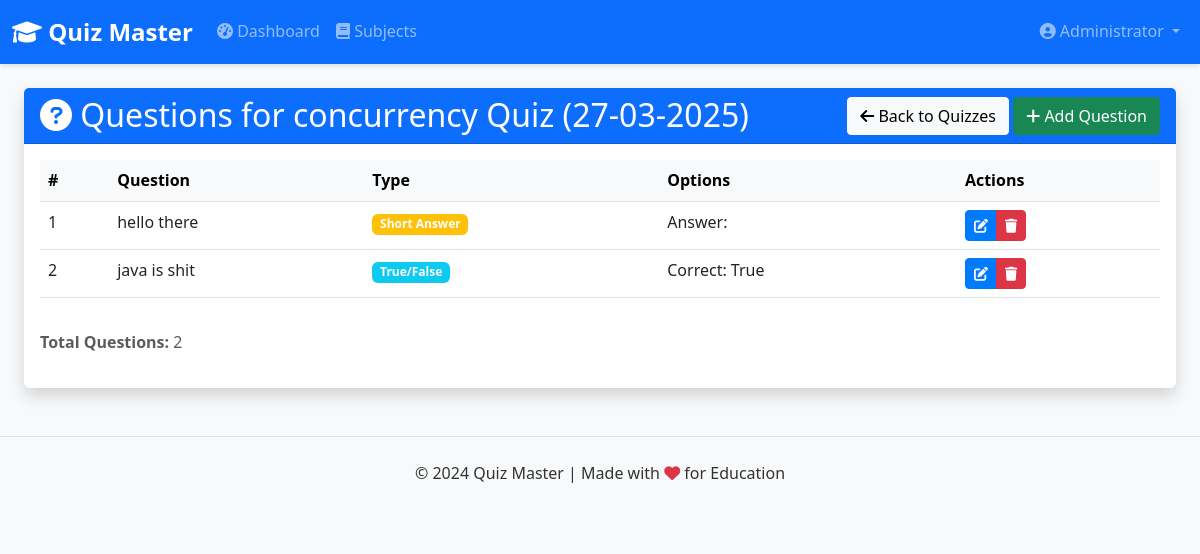
The app's page /admin/quizzes/1/questions (signed in) with its own data.
### models/user.py (models this page shows, shortened)
class User(db.Model, UserMixin):
    __tablename__ = 'users'
    id = db.Column(db.Integer, primary_key=True)
    username = db.Column(db.String(100), unique=True, nullable=False)
    password = db.Column(db.String(200), nullable=False)
    full_name = db.Column(db.String(100), nullable=False)
    qualification = db.Column(db.String(100))
    dob = db.Column(db.Date)
    role = db.Column(db.String(10), default='user')
    scores = db.relationship('Score', backref='user', lazy=True)
    def is_admin(self):
        return self.role == 'admin'

### models/chapter.py (models this page shows, shortened)
class Chapter(db.Model):
    __tablename__ = 'chapters'
    id = db.Column(db.Integer, primary_key=True)
    name = db.Column(db.String(100), nullable=False)
    description = db.Column(db.Text)
    subject_id = db.Column(db.Integer, db.ForeignKey('subjects.id'), nullable=False)
    quizzes = db.relationship('Quiz', backref='chapter', lazy=True, cascade='all, delete-orphan')
    __table_args__ = (db.UniqueConstraint('name', 'subject_id', name='unique_chapter_per_subject'),)

### models/quiz.py (models this page shows, shortened)
class Quiz(db.Model):
    __tablename__ = 'quizzes'
    id = db.Column(db.Integer, primary_key=True)
    chapter_id = db.Column(db.Integer, db.ForeignKey('chapters.id'), nullable=False)
    date_of_quiz = db.Column(db.Date, nullable=False, default=datetime.utcnow)
    time_duration = db.Column(db.String(50), nullable=False)
    remarks = db.Column(db.Text)
    questions = db.relationship('Question', backref='quiz', lazy=True, cascade='all, delete-orphan')
    scores = db.relationship('Score', backref='quiz', lazy=True, cascade='all, delete-orphan')

### models/question.py (models this page shows, shortened)
class Question(db.Model):
    __tablename__ = 'questions'
    id = db.Column(db.Integer, primary_key=True)
    quiz_id = db.Column(db.Integer, db.ForeignKey('quizzes.id'), nullable=False)
    question_statement = db.Column(db.Text, nullable=False)
    option1 = db.Column(db.String(200), nullable=False)
    option2 = db.Column(db.String(200), nullable=False)
    option3 = db.Column(db.String(200), nullable=False)
    option4 = db.Column(db.String(200), nullable=False)
    correct_answer = db.Column(db.Integer, nullable=False)
    __table_args__ = (
        db.CheckConstraint('correct_answer BETWEEN 1 AND 4', name='check_correct_answer'),
    )

### controllers/admin.py (the view)
@admin_bp.route('/quizzes/<int:quiz_id>/questions')
@login_required
@admin_required
def questions(quiz_id):
    quiz = Quiz.query.get_or_404(quiz_id)
    questions = Question.query.filter_by(quiz_id=quiz_id).all()
    return render_template('admin/questions/index.html',
                          quiz=quiz,
                          questions=questions,
                          title=f'Questions - {quiz.chapter.name} Quiz')

### controllers/admin.py (called while the page is built)
def admin_required(f):
    @wraps(f)
    def decorated_function(*args, **kwargs):
        if not current_user.is_authenticated or not current_user.is_admin():
            flash('You need admin privileges to access this page.', 'danger')
            return redirect(url_for('auth.login'))
        return f(*args, **kwargs)
    return decorated_function

### templates/admin/questions/index.html (shortened to what this page needs)
{% extends 'layout.html' %}
{% block content %}
<div class="container">
    <div class="card shadow mb-4">
        <div class="card-header bg-primary text-white d-flex justify-content-between align-items-center">
            <h2 class="m-0 font-weight-bold">
                <i class="fas fa-question-circle"></i> Questions for {{ quiz.chapter.name }} Quiz ({{ quiz.date_of_quiz.strftime('%d-%m-%Y') }})
            </h2>
            <div>
                <a href="{{ url_for('admin.quizzes', chapter_id=quiz.chapter_id) }}" class="btn btn-light mr-2">
                    <i class="fas fa-arrow-left"></i> Back to Quizzes
                </a>
                <a href="{{ url_for('admin.create_question', quiz_id=quiz.id) }}" class="btn btn-success">
                    <i class="fas fa-plus"></i> Add Question
                </a>
            </div>
        </div>
        <div class="card-body">
            {% if questions %}
                <div class="table-responsive">
                    <table class="table table-hover">
                        <thead class="table-light">
                            <tr>
                                <th>#</th>
                                <th>Question</th>
                                <th>Type</th>
                                <th>Options</th>
                                <th>Actions</th>
                            </tr>
                        </thead>
                        <tbody>
                            {% for question in questions %}
                                <tr>
                                    <td>{{ loop.index }}</td>
                                    <td>{{ question.question_statement }}</td>
                                    <td>
                                        {% if question.option1 == "True" and question.option2 == "False" and not question.option3 and not question.option4 %}
                                            <span class="badge bg-info">True/False</span>
                                        {% elif not question.option2 and not question.option3 and not question.option4 %}
                                            <span class="badge bg-warning">Short Answer</span>
                                        {% else %}
                                            <span class="badge bg-primary">Multiple Choice</span>
                                        {% endif %}
                                    </td>
                                    <td>
                                        {% if question.option1 == "True" and question.option2 == "False" and not question.option3 and not question.option4 %}
                                            Correct: {{ "True" if question.correct_answer == 1 else "False" }}
                                        {% elif not question.option2 and not question.option3 and not question.option4 %}
                                            Answer: {{ question.option1 }}
                                        {% endif %}
                                    </td>
                                    <td>
                                        <div class="btn-group" role="group">
                                            <a href="{{ url_for('admin.edit_question', question_id=question.id) }}" class="btn btn-sm btn-primary">
                                                <i class="fas fa-edit"></i>
                                            </a>
                                            <button type="button" class="btn btn-sm btn-danger" data-bs-toggle="modal" data-bs-target="#deleteQuestionModal{{ question.id }}">
                                                <i class="fas fa-trash"></i>
                                            </button>
                                        </div>
                                    </td>
                                </tr>
                            {% endfor %}
                        </tbody>
                    </table>
                </div>
                <div class="mt-3">
                    <p class="text-muted"><strong>Total Questions:</strong> {{ questions|length }}</p>
                </div>
            {% else %}
                <div class="alert alert-info">
                    <i class="fas fa-info-circle"></i> No questions found for this quiz.
                    <a href="{{ url_for('admin.create_question', quiz_id=quiz.id) }}" class="alert-link">Add your first question</a>.
                </div>
            {% endif %}
        </div>
    </div>
</div>
{% endblock %}

### templates/layout.html (shortened to what this page needs)
<!DOCTYPE html>
<html lang="en">
<head>
    <link href="https://cdn.jsdelivr.net/npm/bootstrap@5.3.0-alpha1/dist/css/bootstrap.min.css" rel="stylesheet">
    <link rel="stylesheet" href="https://cdnjs.cloudflare.com/ajax/libs/font-awesome/6.0.0-beta3/css/all.min.css">
    <link rel="stylesheet" href="{{ url_for('static', filename='css/styles.css') }}">
</head>
<body>
    <nav class="navbar navbar-expand-lg navbar-dark bg-primary">
        <div class="container">
            <a class="navbar-brand" href="{{ url_for('index') }}">
                <i class="fas fa-graduation-cap"></i> Quiz Master
            </a>
            <div class="collapse navbar-collapse" id="navbarNav">
                <ul class="navbar-nav me-auto">
                    {% if current_user.is_authenticated %}
                        {% if current_user.is_admin() %}
                            <li class="nav-item">
                                <a class="nav-link" href="{{ url_for('admin.dashboard') }}">
                                    <i class="fas fa-tachometer-alt"></i> Dashboard
                                </a>
                            </li>
                            <li class="nav-item">
                                <a class="nav-link" href="{{ url_for('admin.subjects') }}">
                                    <i class="fas fa-book"></i> Subjects
                                </a>
                            </li>
                        {% endif %}
                    {% endif %}
                </ul>
                <ul class="navbar-nav">
                    {% if current_user.is_authenticated %}
                        <li class="nav-item dropdown">
                            <a class="nav-link dropdown-toggle" href="#" id="navbarDropdown" role="button" data-bs-toggle="dropdown">
                                <i class="fas fa-user-circle"></i> {{ current_user.full_name }}
                            </a>
                        </li>
                    {% endif %}
                </ul>
            </div>
        </div>
    </nav>
    <div class="container mt-4">
        {% block content %}{% endblock %}
    </div>
    <footer class="bg-light py-4 mt-5">
        <div class="container text-center">
            <p>&copy; 2024 Quiz Master | Made with <i class="fas fa-heart text-danger"></i> for Education</p>
        </div>
    </footer>
</body>
</html>

### static/css/styles.css (style rules this page uses)
body { font-family: 'Segoe UI', Tahoma, Geneva, Verdana, sans-serif; line-height: 1.6; color: #333; background-color: #f8f9fa; }
.container { max-width: 1200px; }
.navbar { box-shadow: 0 2px 4px rgba(0, 0, 0, 0.1); }
.navbar-brand { font-weight: bold; font-size: 1.5rem; }
.card { margin-bottom: 20px; border: none; box-shadow: 0 3px 10px rgba(0, 0, 0, 0.1); transition: transform 0.3s; }
.card-header { font-weight: bold; background-color: #f8f9fa; }
.btn { border-radius: 4px; }
.btn-primary { background-color: #007bff; border-color: #007bff; }
footer { margin-top: 50px; padding: 20px 0; background-color: #f8f9fa; border-top: 1px solid #dee2e6; }

### records on screen
User: full_name "Administrator"
Chapter: chapter.name "concurrency"
Quiz: date_of_quiz "27-03-2025"
Question: question_statement "hello there", option1 "Short Answer"
Question: question_statement "java is shit", option1 "True/False", correct_answer "True"

### other values on screen
{{ questions|length }} "2"
